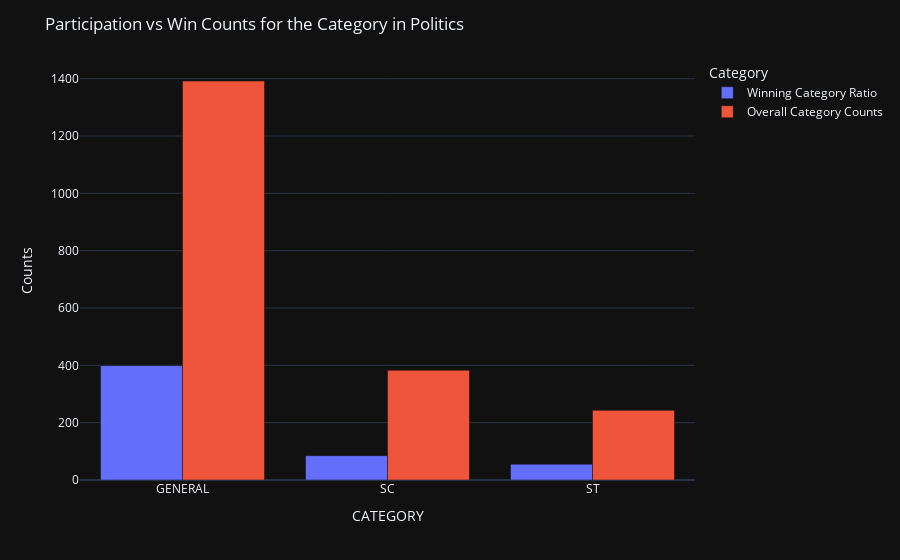

Notebook source saved alongside this figure:
### Markdown cell above
# What relation does the Politician category have with the election results?

### Code cell
vote_cat=vote[vote['PARTY']!='NOTA']
cat_overall=vote_cat.groupby('CATEGORY').apply(lambda x:x['NAME'].count()).reset_index(name='Counts')
cat_overall['Category']='Overall Category Counts'
winners_cat=vote_gndr[vote_gndr['WINNER']==1]
cat_winner=winners_cat.groupby('CATEGORY').apply(lambda x:x['NAME'].count()).reset_index(name='Counts')
cat_winner['Category']='Winning Category Ratio'
cat_overl_win=pd.concat([cat_winner,cat_overall])
fig = px.bar(cat_overl_win, x='CATEGORY', y='Counts',
             color='Category', barmode='group')
fig.update_layout(title_text='Participation vs Win Counts for the Category in Politics',template='plotly_dark')
fig.show()

### Figure 1 — Plotly figure (JSON) as saved in the notebook; plotly's stock layout.template omitted (floating-point values rounded to 4 significant figures)
{"data": [{"alignmentgroup": "True", "hovertemplate": "Category=Winning Category Ratio<br>CATEGORY=%{x}<br>Counts=%{y}<extra></extra>", "legendgroup": "Winning Category Ratio", "marker": {"color": "#636efa"}, "name": "Winning Category Ratio", "offsetgroup": "Winning Category Ratio", "orientation": "v", "showlegend": true, "textposition": "auto", "type": "bar", "x": ["GENERAL", "SC", "ST"], "xaxis": "x", "y": [399, 85, 55], "yaxis": "y"}, {"alignmentgroup": "True", "hovertemplate": "Category=Overall Category Counts<br>CATEGORY=%{x}<br>Counts=%{y}<extra></extra>", "legendgroup": "Overall Category Counts", "marker": {"color": "#EF553B"}, "name": "Overall Category Counts", "offsetgroup": "Overall Category Counts", "orientation": "v", "showlegend": true, "textposition": "auto", "type": "bar", "x": ["GENERAL", "SC", "ST"], "xaxis": "x", "y": [1392, 383, 243], "yaxis": "y"}], "layout": {"barmode": "group", "legend": {"title": {"text": "Category"}, "tracegroupgap": 0}, "margin": {"t": 60}, "title": {"text": "Participation vs Win Counts for the Category in Politics"}, "xaxis": {"anchor": "y", "domain": [0, 1], "title": {"text": "CATEGORY"}, "type": "category", "range": [-0.5, 2.5], "autorange": true}, "yaxis": {"anchor": "x", "domain": [0, 1], "title": {"text": "Counts"}, "type": "linear", "range": [0, 1465.0], "autorange": true}, "autosize": true}}
